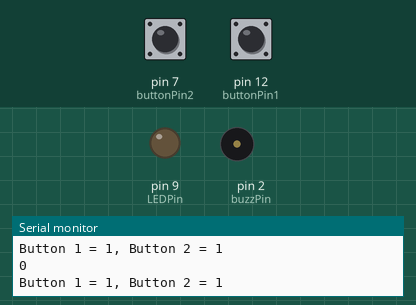
The sketch below on a simulated Arduino Uno, built with avr-gcc and run on an emulated ATmega328P. Shown: output pins drawn as LEDs (lit = HIGH), buzzer (waves = sounding, pin HIGH), the last lines printed to the serial monitor. The inputs (shaded band) are chosen by the test bench; at power-on: pin 12 (buttonPin1) HIGH, pin 7 (buttonPin2) HIGH.

Above: at 1.3 s.
1.4 s: pin 12 (buttonPin1) pulled LOW for 1 s
At 3.6 s:
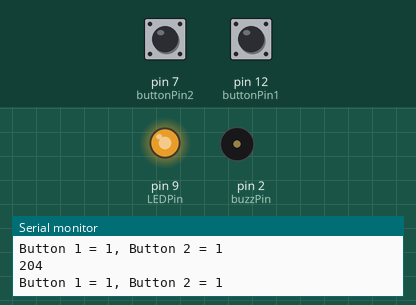
4.0 s: pin 7 (buttonPin2) pulled LOW for 3.2 s
At 5.6 s:
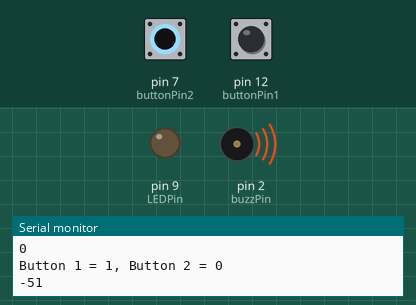
8.7 s: pin 12 (buttonPin1) pulled LOW for 3.2 s
At 10.6 s:
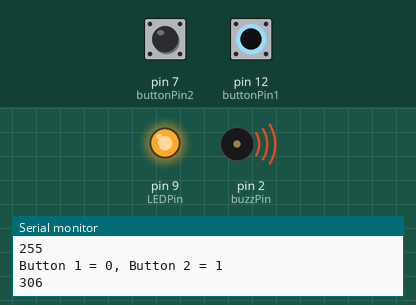
13.4 s: pin 7 (buttonPin2) pulled LOW for 1 s
At 15.7 s:
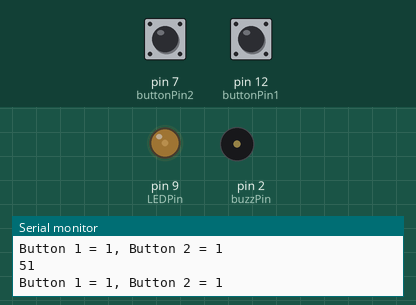
16.0 s: pin 7 (buttonPin2) pulled LOW for 0.3 s
At 16.9 s:
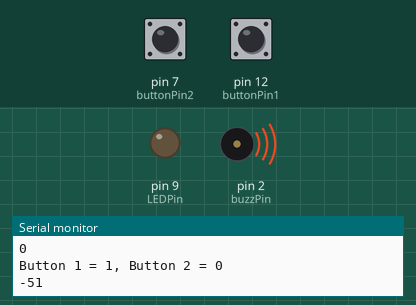
Timing chart, 0 to 19.0 s (numbered marks = the images above; inputs shaded):
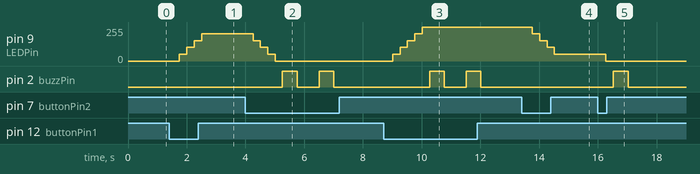

The sketch:

Code_29_Pushbutton_Dimmable_LED.ino
```cpp
int buttonPin1=12;
int buttonPin2=7;
int buzzPin=2;
int LEDPin=9;
int buttonVal1;
int buttonVal2;
int LEDBright=0;
int incr=51;
int dt=250;
int dt1=500;
void setup() {
  // put your setup code here, to run once:
Serial.begin(9600);
pinMode(buttonPin1,INPUT);
pinMode(buttonPin2,INPUT);
pinMode(LEDPin,OUTPUT);
pinMode(buzzPin,OUTPUT);
}

void loop() {
  // put your main code here, to run repeatedly:
buttonVal1=digitalRead(buttonPin1);
buttonVal2=digitalRead(buttonPin2);
Serial.print("Button 1 = ");
Serial.print(buttonVal1);
Serial.print(", ");
Serial.print("Button 2 = ");
Serial.println(buttonVal2);
delay(dt);
if (buttonVal1==0){
  LEDBright=LEDBright+incr;
}
if (buttonVal2==0){
  LEDBright=LEDBright-incr;
}
Serial.println(LEDBright);
if (LEDBright>255){
  LEDBright=255;
  digitalWrite(buzzPin,HIGH);
  delay(dt1);
  digitalWrite(buzzPin,LOW);
  delay(dt1);
}
if(LEDBright<0){
  LEDBright=0;
  digitalWrite(buzzPin,HIGH);
  delay(dt1);
  digitalWrite(buzzPin,LOW);
  delay(dt1);
}
analogWrite(LEDPin, LEDBright);
}
```

Measured:
- after the input at 1.4 s, pin 9 (LEDPin): 0/255 → 51/255 after 0.35 s, → 102/255 0.25 s later, → 153/255 0.25 s later, → 204/255 0.25 s later
- after the input at 4.0 s, pin 9 (LEDPin): 204/255 → 153/255 after 0.26 s, → 102/255 0.25 s later, → 51/255 0.25 s later, → 0/255 0.25 s later; pin 2 (buzzPin): alternates HIGH for 0.50 s and LOW for 0.75 s, 4 changes in all, then stays LOW, starting after 1.3 s
- after the input at 8.7 s, pin 9 (LEDPin): moves from 0/255 to 255/255 over 1.0 s, starting after 0.31 s; pin 2 (buzzPin): alternates HIGH for 0.50 s and LOW for 0.75 s, starting after 1.6 s
- after the input at 13.4 s, pin 9 (LEDPin): 255/255 → 204/255 after 0.37 s, → 153/255 0.25 s later, → 102/255 0.25 s later, → 51/255 0.25 s later
- after the input at 16.0 s, pin 9 (LEDPin): 51/255 → 0/255 after 0.27 s; pin 2 (buzzPin): LOW → HIGH after 0.53 s, → LOW 0.50 s later
